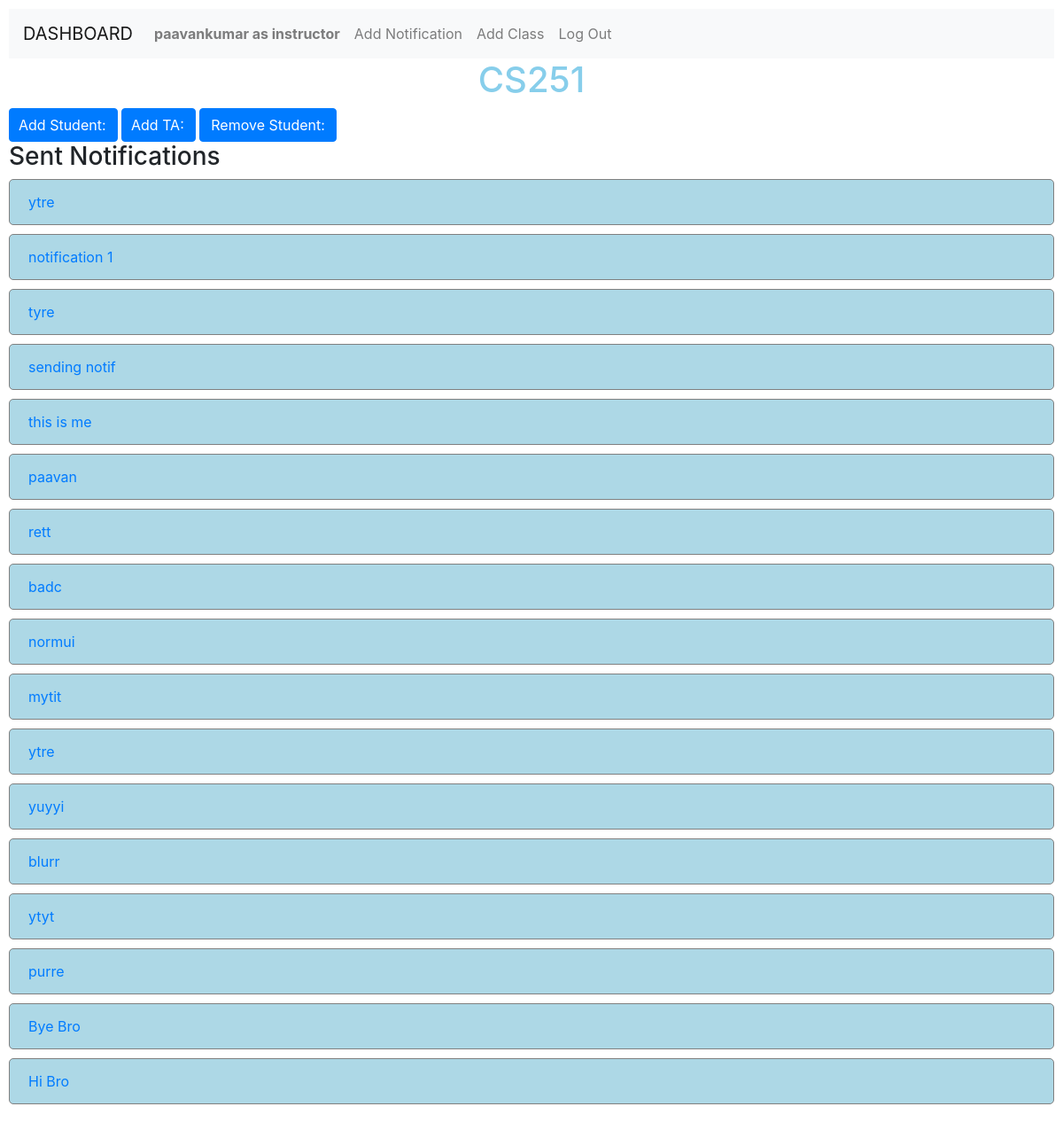
/5/class_view (signed in), run on the app's committed database.
### Dashboard/models.py (models this page shows, shortened)
class User(AbstractUser):
    role = models.CharField(max_length=255, default="NONE")
    token = models.CharField(max_length=255, null=True)

class Classes(models.Model):
    name = models.CharField(max_length=255)
    instructor = models.ForeignKey(User, on_delete=models.CASCADE, related_name="teach_classes")
    students = models.ManyToManyField(User, related_name="in_classes")
    teaching_assistant = models.ManyToManyField(User, related_name="assist_classes")

class Notification(models.Model):
    sender = models.ForeignKey(User, on_delete=models.PROTECT, related_name="notifications_sent")
    class_group = models.ForeignKey(Classes, on_delete=models.PROTECT, related_name="class_notification")
    topic = models.CharField(max_length=255)
    body = models.TextField(blank=True)
    timestamp = models.DateTimeField(auto_now_add=True)
    seen = models.ManyToManyField(User, related_name="recieved_notif")
    reciepent = models.CharField(max_length=255)
    priority = models.CharField(max_length=255)
    class Meta:
        ordering = ("-timestamp",)

### Dashboard/views.py (the view)
# urls.py: path("<int:id>/class_view", views.class_view, name="class_view"),
@login_required(login_url="login")
def class_view(request, id):
    user = request.user
    try:
        if user.role == "instructor":
            cl = user.teach_classes.get(pk=id)
            in_student = cl.students.all()
            return render (request, 'Dashboard/class_view.html', {"students":User.objects.filter(role='student').exclude(in_classes = cl),"class":cl, "notifications":cl.class_notification.all(), "in_student": in_student})
        else:
            cl = user.assist_classes.get(pk=id)
            return render (request, 'Dashboard/class_view.html', {"class":cl, "notifications":cl.class_notification.all()})
    except:
        raise Http404

### Dashboard/templates/Dashboard/class_view.html (shortened to what this page needs)
{% extends "Dashboard/layout.html" %}
{% block body %}
{% if user.is_authenticated %}
    <h1 style="text-align: center; color: skyblue;">{{ class.name }}</h3>
    {% if user.role == "instructor" %}
    <button class="btn btn-primary" style="padding-left: 10px;" onclick="myFunction('add_student')">Add Student:</button>
    <button class = "btn btn-primary" style="padding-left: 10px;" onclick="myFunction('add_ta')">Add TA:</button>
    <button class="btn btn-primary" onclick="myFunction('remove_student')">Remove Student:</button>
    <br>
    {% endif %}
    <h3>Sent Notifications</h3>
    {% for notif in notifications %}
        <div class="nav-item elem">
            <a class="nav-link" href="{% url 'notification_view' notif.id %}">{{ notif.topic }}</a>
        </div>
    {% empty %}
        <h4>No notifications sent yet</h4>
    {% endfor %}
{% else %}
    <h3>Login to access functionalities.</h3>
{% endif %}
{% endblock %}

### Dashboard/templates/Dashboard/layout.html (shortened to what this page needs)
{% load static %}
<!DOCTYPE html>
<html lang="en">
    <head>
        <link rel="stylesheet" href="{% static 'Dashboard/bootstrap.min.css' %}">
        <link href="{% static 'Dashboard/styles.css' %}" rel="stylesheet">
    </head>
    <body>
        <nav class="navbar navbar-expand-lg navbar-light bg-light">
            <a class="navbar-brand" href="{% url 'index' %}">DASHBOARD</a>
            <div>
              <ul class="navbar-nav mr-auto">
                {% if user.is_authenticated and user.role != "student" %}
                    <li class="nav-item">
                        <a class="nav-link" href="#"><strong>{{ user.username }} as {{ user.role }}</strong></a>
                    </li>
                {% endif %}
                {% if user.role == "instructor" or user.role == "TA" %}
                    <li class="nav-item">
                        <a class="nav-link" href="{% url 'notification' %}">Add Notification</a>
                    </li>
                {% endif %}
                {% if user.role == "instructor" %}
                    <li class="nav-item">
                        <a class="nav-link" href="{% url 'add_class' %}">Add Class</a>
                    </li>
                {% endif %}
                {% if user.is_authenticated and user.role != student %}
                    <li class="nav-item">
                        <a class="nav-link" href="{% url 'logout' %}">Log Out</a>
                    </li>
                {% endif %}
              </ul>
            </div>
          </nav>
        <div class="body">
            {% block body %}
            {% endblock %}
        </div>
    </body>
</html>

### Dashboard/static/Dashboard/styles.css (style rules this page uses)
body { padding: 10px; }
.elem { border: thin solid grey ; margin: 0px 0px 10px 0px; padding: 5px; color: skyblue; border-radius: 5px; background-color: lightblue; }

### data on the page
User: username "paavankumar", role "instructor"
Classes: name "CS251"
Notification: topic "ytre"
Notification: topic "notification 1"
Notification: topic "tyre"
Notification: topic "sending notif"
Notification: topic "this is me"
Notification: topic "paavan"
Notification: topic "rett"
Notification: topic "badc"
Notification: topic "normui"
Notification: topic "mytit"
Notification: topic "ytre"
Notification: topic "yuyyi"
Notification: topic "blurr"
Notification: topic "ytyt"
Notification: topic "purre"
Notification: topic "Bye Bro"
Notification: topic "Hi Bro"
